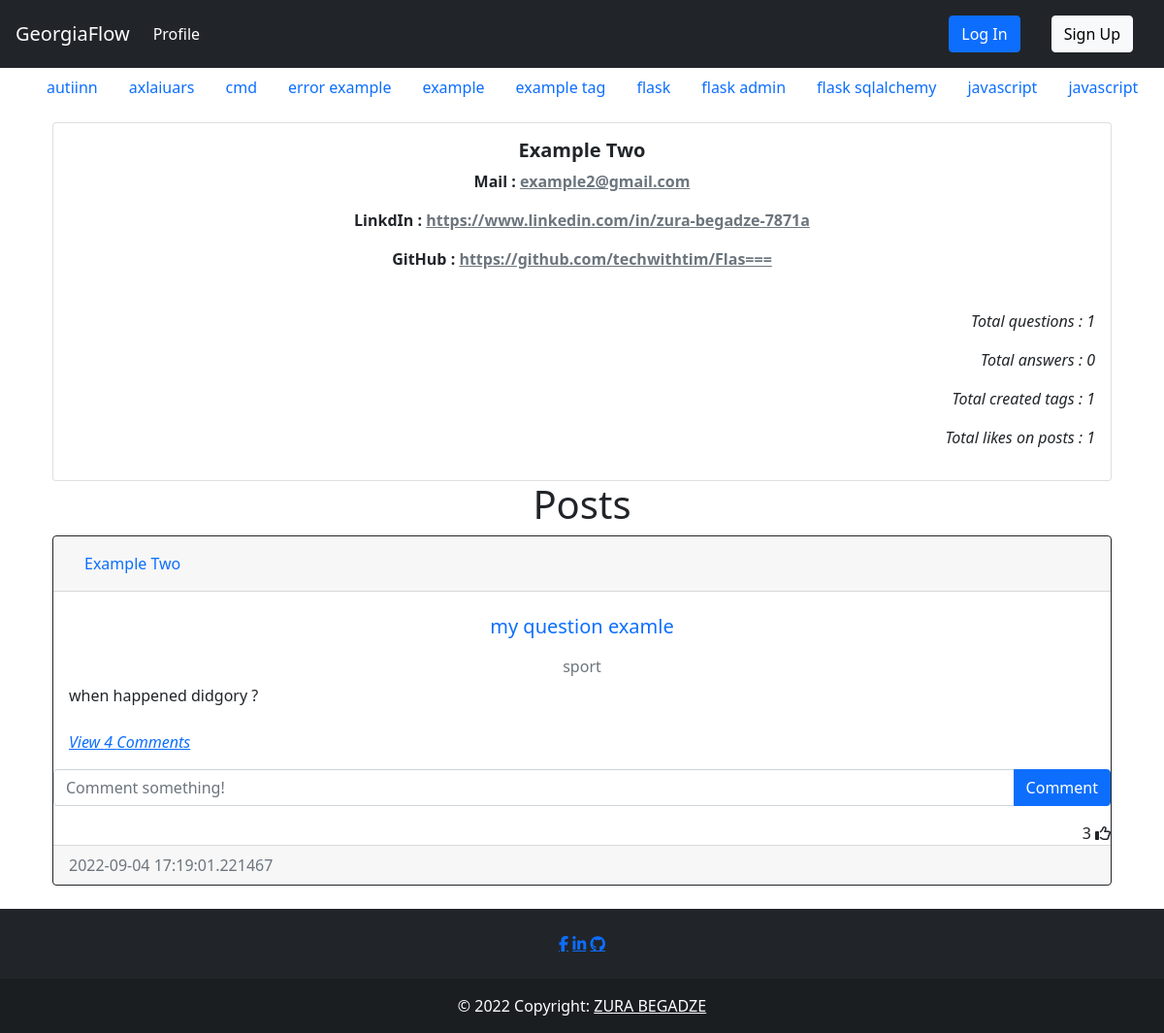
The page /user/3 on the database its author committed.
### question/models.py (models this page shows, shortened)
class Tag(db.Model):
    __tablename__='tag'
    id =db.Column(db.Integer, primary_key=True)
    name = db.Column(db.String(15), nullable = False, unique=True, index=True)
    date_created = db.Column(db.DateTime, default = datetime.utcnow())
    author = db.Column(db.Integer, db.ForeignKey('user.id', ondelete="CASCADE"), nullable=False)

class Post(db.Model):
    __tablename__='post'
    id = db.Column(db.Integer, primary_key=True)
    heading = db.Column(db.String(50), nullable = False, index=True, unique=True)
    text = db.Column(db.Text, nullable=False)
    date_created = db.Column(db.DateTime, default = datetime.utcnow())
    tags = db.Column(db.String, db.ForeignKey('tag.name', ondelete="CASCADE"), unique=False, nullable=False)
    author = db.Column(db.Integer, db.ForeignKey('user.id', ondelete="CASCADE"), nullable=False)
    comments = db.relationship('Comment', backref='post', passive_deletes=True)
    likes = db.relationship('Like', backref='post', passive_deletes=True)

### auth/models.py (models this page shows, shortened)
class User(db.Model, UserMixin):
    __tablename__ = 'user'
    id = db.Column(db.Integer, primary_key=True)
    fullname = db.Column(db.String(200), nullable = False, index=True)
    email = db.Column(db.String(100), nullable = False, unique = True, index=True)
    linkedin = db.Column(db.String(50), unique=True, nullable = False)
    github = db.Column(db.String(45), unique=True, nullable = False)
    date_created = db.Column(db.DateTime, default = datetime.utcnow())
    password_hash = db.Column(db.String(128))
    posts = db.relationship('Post', backref='user', passive_deletes=True)
    tags = db.relationship('Tag', backref='user', passive_deletes=True)
    comments = db.relationship('Comment', backref='user', passive_deletes=True)
    likes = db.relationship('Like', backref='user', passive_deletes=True)

### auth/views.py (the view, shortened to what this page needs)
@auth.route('/user/<user_id>', methods=['GET', 'POST'])
def get_user(user_id):
    user = User.query.filter_by(id = user_id).first()
    tags = Tag.query.order_by(Tag.name).all()
    form = questionForm()
    total_likes = 0
    if user.posts:
        for likes in user.posts:
            total_likes+=1
    return render_template("profile.html", user = user, form=form, total_likes = total_likes, tags = tags)

### question/forms.py
class questionForm(FlaskForm):
    heading = StringField('heading', [Length(min=2, max=50), DataRequired(message='Question ')])
    text = TextAreaField('Question', [Length(min=2, max=1000), DataRequired(message='description')])
    ask = SubmitField("ASK")

### templates/profile.html (shortened to what this page needs)
{% extends 'base.html' %}
{% block content %}
    <div class="card text-center">
        <div class="card-body">
            <h5 class="card-title fw-bolder">{{user.fullname}}</h5>
            <p class="card-text fw-semibold">Mail : <a class="link-secondary" target="_blank" href="mailto:{{user.email}}">{{user.email}}</a></p>
            <p type="url" class="card-text fw-semibold" >LinkdIn : <a target="_blank" href="{{user.linkedin}}" class="link-secondary">{{user.linkedin}}</a></p>
            <p type="url" class="card-text fw-semibold">GitHub : <a target="_blank" href="{{user.github}}" class="link-secondary">{{user.github}}</a></p>
            <br />
            <p type="url" class="fw-normal text-right fst-italic">Total questions : {{user.posts|length}} </p>
            <p type="url" class="fw-normal text-right fst-italic">Total answers : {{user.comments|length}} </p>
            <p type="url" class="fw-normal text-right fst-italic">Total created tags : {{user.tags|length}} </p>
            {%if total_likes%}
            <p type="url" class="fw-normal text-right fst-italic">Total likes on posts : {{total_likes}} </p>
            {%else%}
            <p type="url" class="fw-normal text-right fst-italic">Total likes on posts : 0 </p>
            {%endif%}
        </div>
    </div>
    <h1 align="center">{% block header %}Posts{% endblock %}</h1>
    <div id="posts">
    {% for post in user.posts %}
    <div class="card border-dark">
        <div class="card-header d-flex justify-content-between align-items-center">
            <a class="nav-item nav-link active" href="{{ url_for('auth.get_user', user_id=post.user.id) }}">{{post.user.fullname}}</a>
            <br />
        </div>
        <div class="card-body">
            <a class="card-title nav-item nav-link text-center" href="{{ url_for('post.post_detail', post_id=post.id) }}"><h5 >{{post.heading}}</h5></a>
            <h6 class="card-subtitle mb-2 text-muted text-center">{{post.tags}}</h6>
            <div class="card-text ">{{post.text}}</div>
            <br />
            <p class="card-text">
                {% if post.comments|length > 0 %}
                <a data-bs-toggle="collapse" href="#comments-{{post.id}}" role="button">
                <cite title="Source" >View {{post.comments|length}} Comments</cite>
                </a>
                {% else %}
                <small class="text-muted">No Comments</small>
                {% endif %}
            </p>
        </div>
        <form class="input-group mb-3" method="POST" action="/create-comment/{{post.id}}" >
            <input type="text" id="text"  name="text" class="form-control" placeholder="Comment something!" />
            <button type="submit" class="btn btn-primary">Comment</button>
        </form>
        <div class="text-right">
            <span id="likes-count-{{post.id}}">{{ post.likes|length }}</span>
            {% if current_user.id in post.likes|map(attribute="author")|list %}
            <i class="fas fa-thumbs-up" id="like-button-{{post.id}}" onclick="like('{{post.id}}')"></i>
            {% else %}
            <i class="far fa-thumbs-up" id="like-button-{{post.id}}" onclick="like('{{post.id}}')"></i>
            {% endif %}
        </div>
        <div class="card-footer text-muted">{{post.date_created}}</div>
    </div>
    <br/ > {% endfor %}
    </div>
{% endblock %}

### templates/base.html (shortened to what this page needs)
<!DOCTYPE html>
<html lang="en">
    <head>
        <link rel="stylesheet" href="{{ url_for('static', filename='css/index.css')}}"></link>
        <link rel="stylesheet" href="https://cdn.jsdelivr.net/npm/bootstrap@5.2.0/dist/css/bootstrap.min.css"/>
        <link rel="stylesheet" href="https://cdn.jsdelivr.net/npm/bootstrap@4.6.2/dist/css/bootstrap.min.css"/>
        <link rel="stylesheet" href="https://cdn.jsdelivr.net/npm/bootstrap@4.1.3/dist/css/bootstrap.min.css"/>
        <link rel="stylesheet" href="https://cdn.jsdelivr.net/npm/bootstrap@5.0.2/dist/css/bootstrap.min.css"/>
    </head>
    <body>
        <nav class="navbar navbar-expand-lg   navbar-dark bg-dark">
            <a class="navbar-brand" href="{{ url_for('api.index') }}">GeorgiaFlow</a>
            <div class="collapse navbar-collapse" id="navbarTogglerDemo03">
                <ul class="navbar-nav mr-auto mt-2 mt-lg-0">
                    <li class="nav-item active">
                    <a class="nav-link" href="{{ url_for('auth.get_user', user_id=current_user.id) }}">Profile <span class="sr-only">(current)</span></a>
                    </li>
                </ul>
                {%if current_user.is_authenticated %}
                    <div class="btn-group" style="margin-right:5%">
                        <button type="button" class="btn btn-sm btn-secondary dropdown-toggle" data-bs-toggle="dropdown">{{current_user.fullname}}</button>
                        <ul class="dropdown-menu">
                            <li>
                                <a class="dropdown-item" href="{{ url_for('auth.get_user', user_id=current_user.id) }}">{{current_user.fullname}}</a>
                            </li>
                            <li>
                                <a class="dropdown-item" href="{{ url_for('auth.update', user_id=current_user.id) }}">Update Profile</a>
                            </li>
                            <li>
                                <a class="dropdown-item" href="{{ url_for('auth.update_password', user_id=current_user.id) }}">Update Password</a>
                            </li>
                            <div class="dropdown-divider"></div>
                            <a class="dropdown-item" href="{{ url_for('auth.logout') }}">Log Out</a>
                            </div>
                        </ul>
                    </div>
                {%else%}
                    <a class="nav-link" href="{{ url_for('auth.login') }}"><button type="button" class="btn btn-primary">Log In</button></a>
                    <a class="nav-link" href="{{ url_for('auth.signup') }}"><button type="button" class="btn btn-light">Sign Up</button></a>
                {%endif%}
            </div>
        </nav>
        <nav class="navtag ">
            <ul class="navtagul">
                {%for tag in tags%}
                    <li><a class="navtaga nav-link" href="{{ url_for('post.tag_posts', tag_name=tag.name) }}">{{tag.name}}</a></li>
                {%endfor%}
            </ul>
        </nav>
        <div class="container">{% block content %}{% endblock %}</div>
        {%block footer%}
        <footer class="bg-dark text-center text-white">
            <div class="container p-4 pb-0">
                <section class="mb-4">
                    <a href="https://www.facebook.com/zura.begadze.35/" class="fa fa-facebook"></a>
                    <a href="https://www.linkedin.com/in/zura-begadze/" class="fa fa-linkedin"></a>
                    <a href="https://github.com/papitokarlo" class="fa fa-github"></a>
            </section>
            </div>
            <div class="text-center p-3" style="background-color: rgba(0, 0, 0, 0.2);">
                © 2022 Copyright:
                <a class="text-white" href="">ZURA BEGADZE</a>
            </div>
        </footer>
        {%endblock%}
    </body>
</html>

### static/css/index.css (style rules this page uses)
.navtag { position: relative; overflow: hidden; scroll-behavior: smooth; }
.navtagul { display: flex; overflow: auto; list-style: none; text-align: center; white-space: nowrap; background-color: rgba(rgb(124, 116, 116), green, blue, alpha); }
.navtaga { display: block; padding: .5rem .75rem; overflow: hidden; background-color: rgba(rgb(119, 136, 127), green, blue, alpha); }

### rows shown on the page
Tag: name "autiinn"
Tag: name "axlaiuars"
Tag: name "cmd"
Tag: name "error example"
Tag: name "example"
Tag: name "example tag"
Tag: name "flask"
Tag: name "flask admin"
Tag: name "flask sqlalchemy"
Tag: name "javascript"
Tag: name "javascript"
User: fullname "Example Two", email "example2@gmail.com", linkedin "https://www.linkedin.com/in/zura-begadze-7871a", github "https://github.com/techwithtim/Flas==="
Post: user.fullname "Example Two", heading "my question examle", tags "sport", text "when happened didgory ?", comments|length "4", likes|length "3", date_created "2022-09-04 17:19:01.221467"

### other values the page prints
{{ user.posts|length }} "1"
{{ user.comments|length }} "0"
{{ user.tags|length }} "1"
{{ total_likes }} "1"
